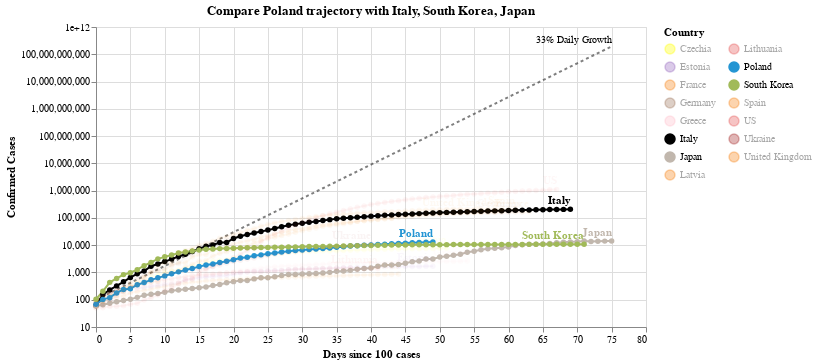

Write notebook code for a chart like this one.
### Code cell
#hide_input
chart3 = make_since_chart(['Poland'])
chart3

### Figure 1 — Vega-Lite specification as saved in the notebook (floating-point values rounded to 4 significant figures; data arrays with more than 128 entries replaced by an {"elided": "..."} marker saying what was removed)
{"config": {"view": {"continuousWidth": 400, "continuousHeight": 300}}, "layer": [{"mark": {"type": "line", "color": "black", "opacity": 0.5, "strokeDash": [3, 3]}, "encoding": {"x": {"type": "quantitative", "field": "Days since 100 cases"}, "y": {"type": "quantitative", "field": "Confirmed Cases"}}}, {"mark": {"type": "text", "align": "right", "dy": -6, "fontSize": 10, "text": "33% Daily Growth"}, "encoding": {"x": {"type": "quantitative", "field": "Days since 100 cases"}, "y": {"type": "quantitative", "field": "Confirmed Cases"}}, "transform": [{"filter": "(datum['Days since 100 cases'] >= 75)"}]}, {"data": {"name": "data-8959463eff2244d0adf91ca3a3ffa43c"}, "mark": {"type": "line", "point": true}, "encoding": {"color": {"type": "nominal", "field": "Country", "legend": {"columns": 2}, "scale": {"domain": ["Czechia", "Estonia", "France", "Germany", "Greece", "Italy", "Japan", "Latvia", "Lithuania", "Poland", "South Korea", "Spain", "US", "Ukraine", "United Kingdom"], "range": ["yellow", "#9467bd", "#F58518", "#9D755D", "pink", "black", "#C1B7AD", "#F58518", "#E45756", "#2495D3", "#A1BA59", "#F58518", "#E45756", "brown", "#F58518"]}}, "opacity": {"condition": {"value": 1, "selection": "selector001"}, "value": 0.05}, "tooltip": [{"type": "nominal", "field": "Country"}, {"type": "temporal", "field": "Date"}, {"type": "quantitative", "field": "Confirmed Cases"}, {"type": "quantitative", "field": "Days since 100 cases"}], "x": {"type": "quantitative", "field": "Days since 100 cases"}, "y": {"type": "quantitative", "field": "Confirmed Cases", "scale": {"type": "log"}}}, "selection": {"selector001": {"type": "multi", "fields": ["Country"], "bind": "legend", "init": [{"Country": "Poland"}, {"Country": "Italy"}, {"Country": "South Korea"}, {"Country": "Japan"}]}}, "width": 550}, {"data": {"name": "data-8959463eff2244d0adf91ca3a3ffa43c"}, "mark": {"type": "text", "align": "right", "dy": -8, "fontWeight": "bold"}, "encoding": {"color": {"type": "nominal", "field": "Country", "legend": {"columns": 2}, "scale": {"domain": ["Czechia", "Estonia", "France", "Germany", "Greece", "Italy", "Japan", "Latvia", "Lithuania", "Poland", "South Korea", "Spain", "US", "Ukraine", "United Kingdom"], "range": ["yellow", "#9467bd", "#F58518", "#9D755D", "pink", "black", "#C1B7AD", "#F58518", "#E45756", "#2495D3", "#A1BA59", "#F58518", "#E45756", "brown", "#F58518"]}}, "opacity": {"condition": {"value": 1, "selection": "selector001"}, "value": 0.05}, "text": {"type": "nominal", "field": "Country"}, "tooltip": [{"type": "nominal", "field": "Country"}, {"type": "temporal", "field": "Date"}, {"type": "quantitative", "field": "Confirmed Cases"}, {"type": "quantitative", "field": "Days since 100 cases"}], "x": {"type": "quantitative", "field": "Days since 100 cases"}, "y": {"type": "quantitative", "field": "Confirmed Cases", "scale": {"type": "log"}}}, "transform": [{"filter": "(datum['Date'] >= 1588291200000)"}], "width": 550}], "data": {"name": "data-3156aa4e0565c90d46ad54d9335eded4"}, "title": "Compare Poland trajectory with Italy, South Korea, Japan", "$schema": "https://vega.github.io/schema/vega-lite/v4.0.2.json", "datasets": {"data-3156aa4e0565c90d46ad54d9335eded4": [{"Days since 100 cases": 0, "Confirmed Cases": 100.0}, {"Days since 100 cases": 1, "Confirmed Cases": 133.0}, {"Days since 100 cases": 2, "Confirmed Cases": 176.9}, {"Days since 100 cases": 3, "Confirmed Cases": 235.3}, {"Days since 100 cases": 4, "Confirmed Cases": 312.9}, {"Days since 100 cases": 5, "Confirmed Cases": 416.2}, {"Days since 100 cases": 6, "Confirmed Cases": 553.5}, {"Days since 100 cases": 7, "Confirmed Cases": 736.1}, {"Days since 100 cases": 8, "Confirmed Cases": 979.1}, {"Days since 100 cases": 9, "Confirmed Cases": 1302.0}, {"Days since 100 cases": 10, "Confirmed Cases": 1732.0}, {"Days since 100 cases": 11, "Confirmed Cases": 2303.0}, {"Days since 100 cases": 12, "Confirmed Cases": 3064.0}, {"Days since 100 cases": 13, "Confirmed Cases": 4074.0}, {"Days since 100 cases": 14, "Confirmed Cases": 5419.0}, {"Days since 100 cases": 15, "Confirmed Cases": 7207.0}, {"Days since 100 cases": 16, "Confirmed Cases": 9586.0}, {"Days since 100 cases": 17, "Confirmed Cases": 12750.0}, {"Days since 100 cases": 18, "Confirmed Cases": 16960.0}, {"Days since 100 cases": 19, "Confirmed Cases": 22550.0}, {"Days since 100 cases": 20, "Confirmed Cases": 29990.0}, {"Days since 100 cases": 21, "Confirmed Cases": 39890.0}, {"Days since 100 cases": 22, "Confirmed Cases": 53060.0}, {"Days since 100 cases": 23, "Confirmed Cases": 70560.0}, {"Days since 100 cases": 24, "Confirmed Cases": 93850.0}, {"Days since 100 cases": 25, "Confirmed Cases": 124800.0}, {"Days since 100 cases": 26, "Confirmed Cases": 166000.0}, {"Days since 100 cases": 27, "Confirmed Cases": 220800.0}, {"Days since 100 cases": 28, "Confirmed Cases": 293700.0}, {"Days since 100 cases": 29, "Confirmed Cases": 390600.0}, {"Days since 100 cases": 30, "Confirmed Cases": 519500.0}, {"Days since 100 cases": 31, "Confirmed Cases": 690900.0}, {"Days since 100 cases": 32, "Confirmed Cases": 918900.0}, {"Days since 100 cases": 33, "Confirmed Cases": 1222000.0}, {"Days since 100 cases": 34, "Confirmed Cases": 1625000.0}, {"Days since 100 cases": 35, "Confirmed Cases": 2162000.0}, {"Days since 100 cases": 36, "Confirmed Cases": 2875000.0}, {"Days since 100 cases": 37, "Confirmed Cases": 3824000.0}, {"Days since 100 cases": 38, "Confirmed Cases": 5086000.0}, {"Days since 100 cases": 39, "Confirmed Cases": 6764000.0}, {"Days since 100 cases": 40, "Confirmed Cases": 8996000.0}, {"Days since 100 cases": 41, "Confirmed Cases": 11970000.0}, {"Days since 100 cases": 42, "Confirmed Cases": 15910000.0}, {"Days since 100 cases": 43, "Confirmed Cases": 21170000.0}, {"Days since 100 cases": 44, "Confirmed Cases": 28150000.0}, {"Days since 100 cases": 45, "Confirmed Cases": 37440000.0}, {"Days since 100 cases": 46, "Confirmed Cases": 49790000.0}, {"Days since 100 cases": 47, "Confirmed Cases": 66230000.0}, {"Days since 100 cases": 48, "Confirmed Cases": 88080000.0}, {"Days since 100 cases": 49, "Confirmed Cases": 117100000.0}, {"Days since 100 cases": 50, "Confirmed Cases": 155800000.0}, {"Days since 100 cases": 51, "Confirmed Cases": 207200000.0}, {"Days since 100 cases": 52, "Confirmed Cases": 275600000.0}, {"Days since 100 cases": 53, "Confirmed Cases": 366600000.0}, {"Days since 100 cases": 54, "Confirmed Cases": 487500000.0}, {"Days since 100 cases": 55, "Confirmed Cases": 648400000.0}, {"Days since 100 cases": 56, "Confirmed Cases": 862400000.0}, {"Days since 100 cases": 57, "Confirmed Cases": 1147000000.0}, {"Days since 100 cases": 58, "Confirmed Cases": 1525000000.0}, {"Days since 100 cases": 59, "Confirmed Cases": 2029000000.0}, {"Days since 100 cases": 60, "Confirmed Cases": 2698000000.0}, {"Days since 100 cases": 61, "Confirmed Cases": 3589000000.0}, {"Days since 100 cases": 62, "Confirmed Cases": 4773000000.0}, {"Days since 100 cases": 63, "Confirmed Cases": 6348000000.0}, {"Days since 100 cases": 64, "Confirmed Cases": 8443000000.0}, {"Days since 100 cases": 65, "Confirmed Cases": 11230000000.0}, {"Days since 100 cases": 66, "Confirmed Cases": 14940000000.0}, {"Days since 100 cases": 67, "Confirmed Cases": 19860000000.0}, {"Days since 100 cases": 68, "Confirmed Cases": 26420000000.0}, {"Days since 100 cases": 69, "Confirmed Cases": 35140000000.0}, {"Days since 100 cases": 70, "Confirmed Cases": 46730000000.0}, {"Days since 100 cases": 71, "Confirmed Cases": 62150000000.0}, {"Days since 100 cases": 72, "Confirmed Cases": 82660000000.0}, {"Days since 100 cases": 73, "Confirmed Cases": 109900000000.0}, {"Days since 100 cases": 74, "Confirmed Cases": 146200000000.0}, {"Days since 100 cases": 75, "Confirmed Cases": 194500000000.0}], "data-8959463eff2244d0adf91ca3a3ffa43c": {"elided": "870 records"}}}
